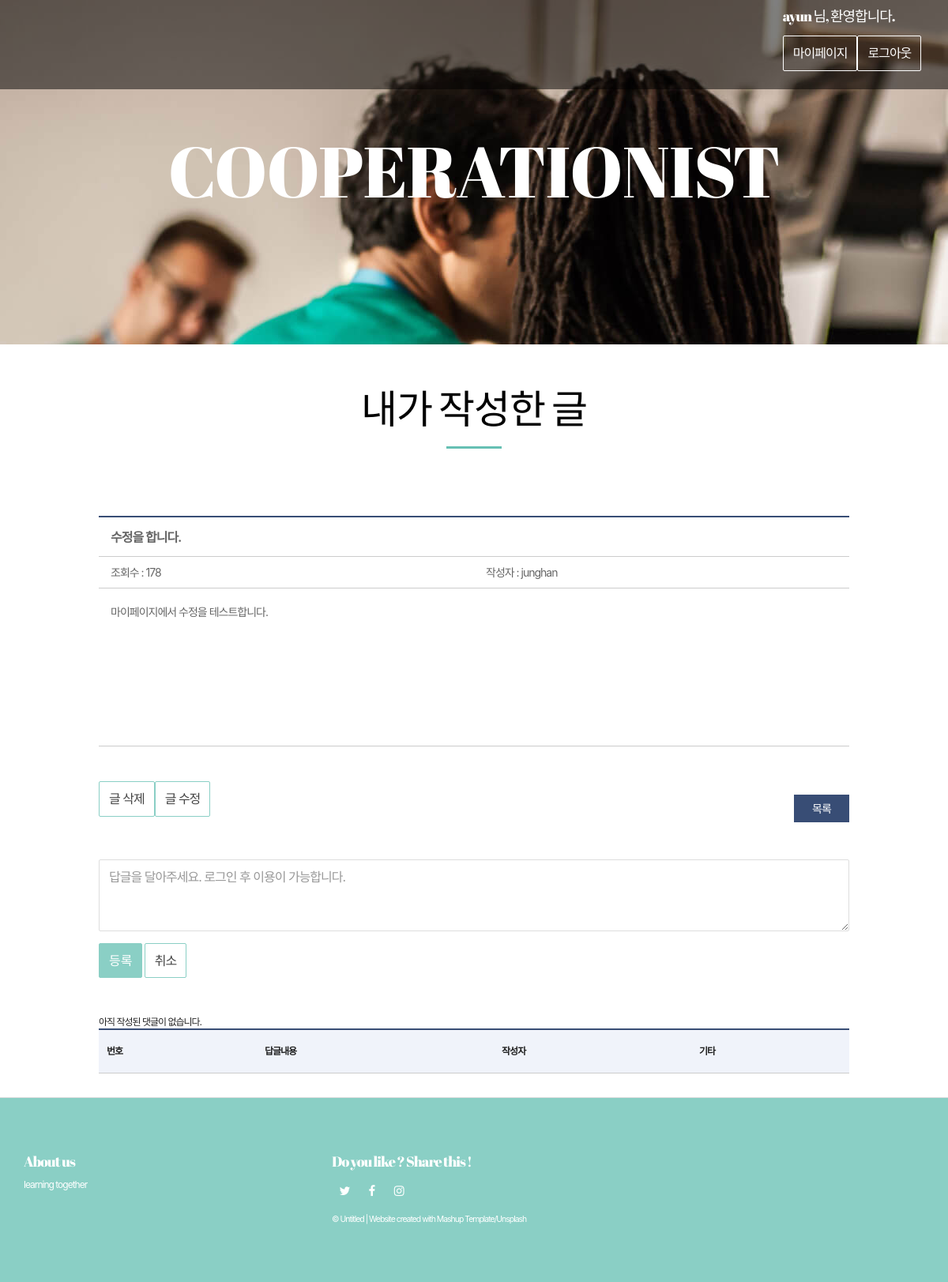
The app's page /myWriting/myArticle/?id=2 (signed in), older data.
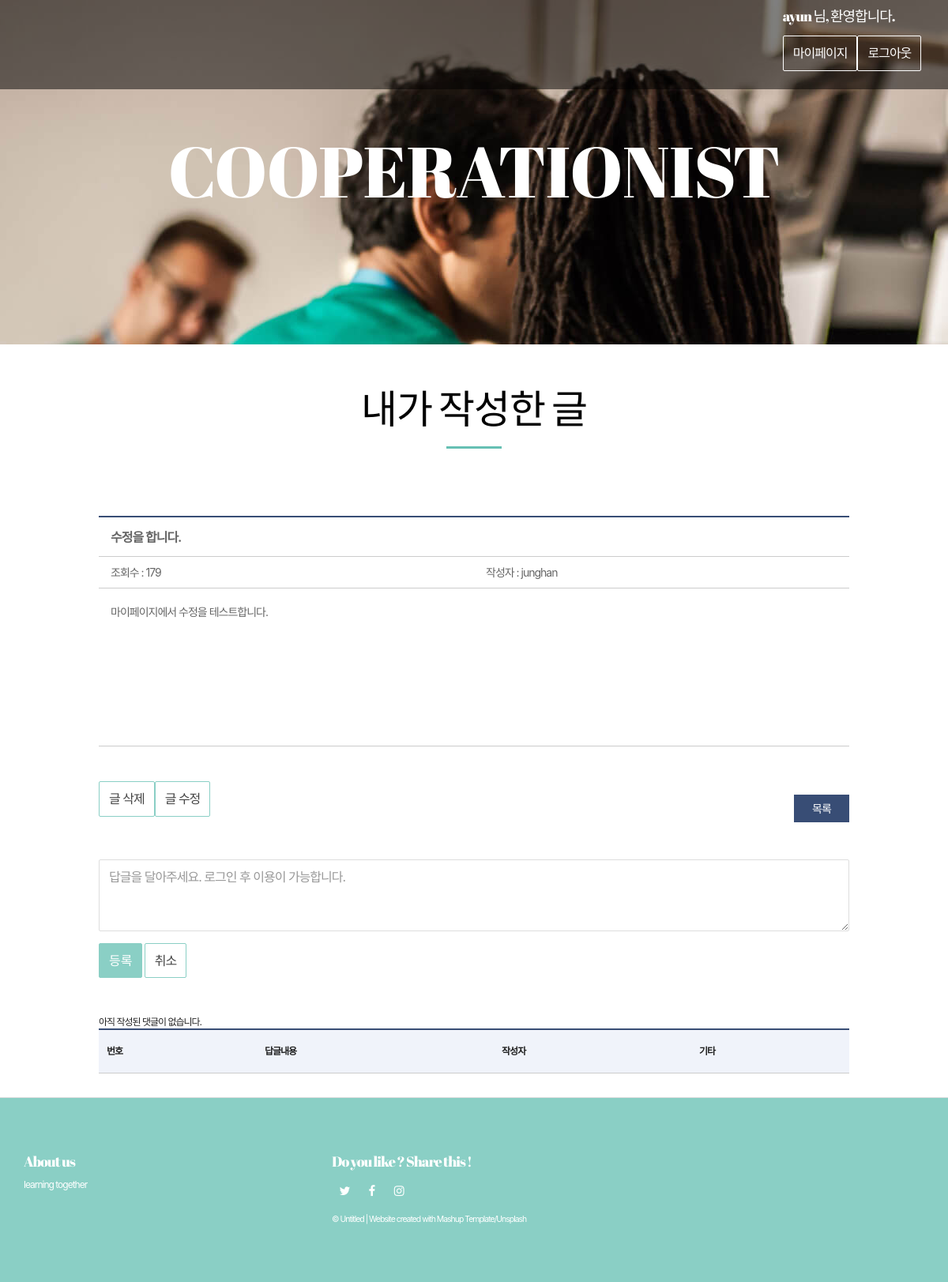
The same page, newer data.
### web01/models.py (models this page shows)
class Content(models.Model):
    objects = models.Manager()
    title = models.CharField(max_length=105)
    context = models.CharField(max_length=225)
    cnt = models.IntegerField(default=0)
    userId = models.ForeignKey(User, on_delete=models.CASCADE)

class User(models.Model):
    objects = models.Manager()
    user_id = models.CharField(max_length=50)
    password = models.CharField(max_length=50)

### web01/views.py (the view)
# urls.py: re_path(r'myArticle/$', views.myArticle, name="myArticle"),
def myArticle(request):
    get_id = request.GET['id']
    content = Content.objects.get(id = get_id)
    replies = Reply.objects.filter(originalCon=content)
    get_user = request.session['user']
    return render(request,"web01/myArticle.html",{'content':content,'replies':replies, 'user':get_user})

### web01/templates/web01/myArticle.html (shortened to what this page needs)
{% extends 'web01/base.html' %}
{% block content %}
    <br><br>
        <div class="section-container-spacer">
            <h2 class="text-center">내가 작성한 글</h2>
        </div>
    <form action="" method="GET"> {% csrf_token %}
    <div class="bodytext_area box_inner">
        <ul class="bbsview_list">
            <li class="bbs_title"> {{ content.title }} </li>
            <li class="bbs_date">조회수 : <span>{{content.cnt}}</span></li>
            <li class="bbs_date">작성자 : <span>{{content.userId.user_id}}</span></li>
            <li class="bbs_content">
                <div class="editer_content">
                    {{ content.context }}
                </div>
            </li>
        </ul>
        <a href="./deleteList/?id={{content.id}}" class="btn btn-default navbar-btn ch" >글 삭제</a>
        <a href="./updateList/?id={{content.id}}" class="btn btn-default navbar-btn ch" >글 수정</a>
        <p class="btn_line txt_right">
            <a href="{% url 'myWriting' %}" class="btn_bbs">목록</a>
        </p>
    </form>
        <br>
        <form action="./myCreateReply/" method="POST">
            <div class="form-group">
                <textarea id="Text" class="form-control" rows="3" name="context" placeholder="답글을 달아주세요. 로그인 후 이용이 가능합니다."></textarea>
            </div>
            <button type="submit" class="btn btn-primary">등록</button>
            <a href="./myArticle/?id={{content.id}}" class="btn btn-default">취소</a>
        </form>
        <table class="bbsListTbl">
        <br><br><br>
            <thead>
                <tr>
                    <th scope="col">번호</th>
                    <th scope="col">답글내용</th>
                    <th scope="col">작성자</th>
                    <th scope="col">기타</th>
                </tr>
            </thead>
        </table>
{% endblock %}

Row changes from the older to the newer data that the page shows:
changed Content "수정을 합니다.": cnt "178" → "179"
